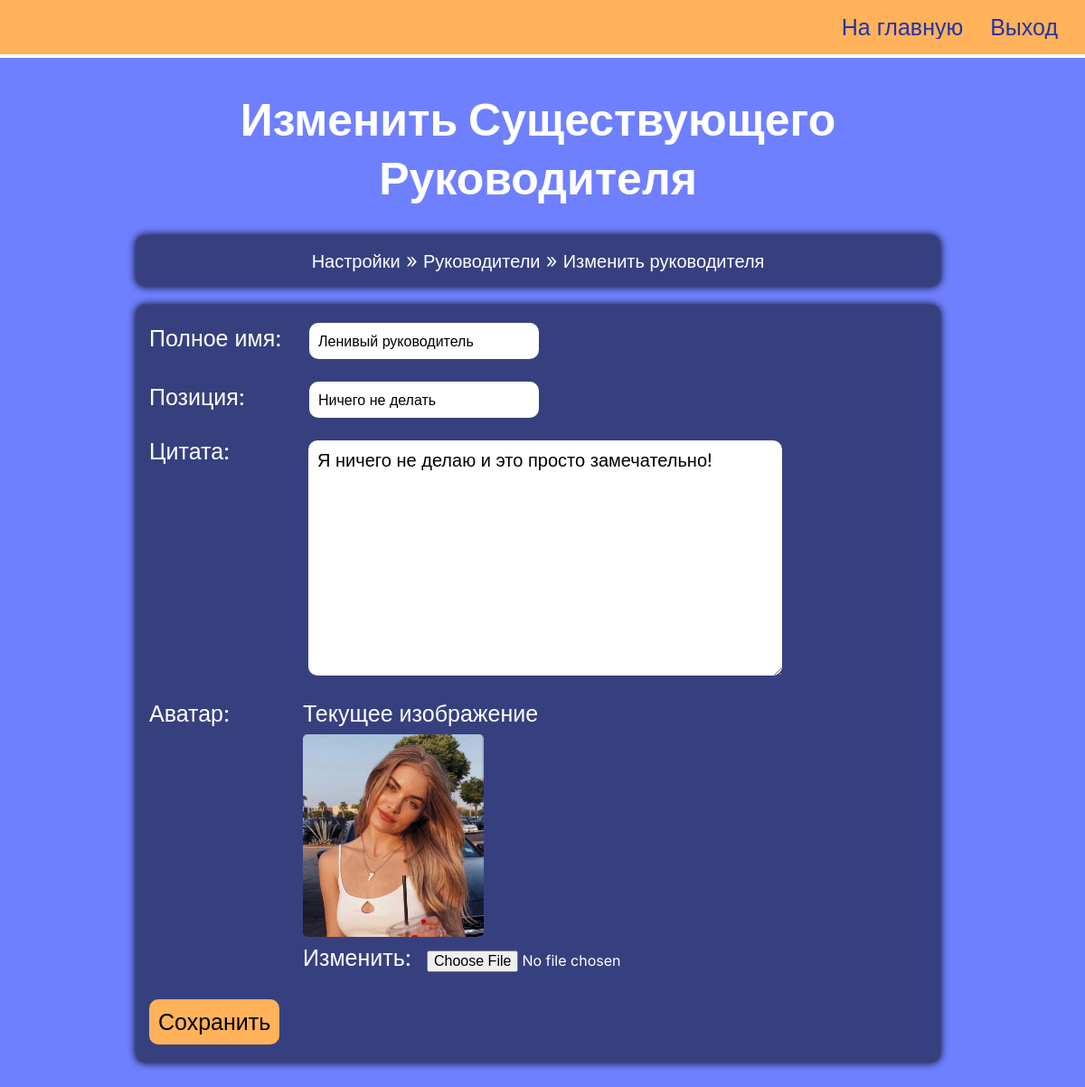
Screenshot of /customization/change-boss/update-boss/3/ (signed in) with the database file from the repository.
### simetra_app/models.py (models this page shows, shortened)
class Boss(models.Model):
    class Meta:
        verbose_name_plural = 'Bosses'
    def get_upload_path(self, filename):
        return Path('main_page/bosses', get_uuid4_filename(filename))
    name = models.CharField(max_length=100)
    position = models.CharField(max_length=200)
    quote = models.TextField()
    image = models.ImageField(
        default='main_page/bosses/default-avatar.jpg',
        upload_to=get_upload_path,
    )

### simetra_app/views.py (the view)
@login_required(login_url='simetra_app:staff-login')
def update_boss(request, boss_id):
    boss = get_object_or_404(Boss, pk=boss_id)
    boss_form = BossForm(instance=boss)
    context = {
        'boss_form': boss_form,
        'title': 'Изменить Существующего Руководителя',
        'boss_image_path': boss.image.url,
    }
    context = update_context_for_customization_pages_navbar(request, context)
    if request.method == 'POST':
        boss_form = BossForm(request.POST, request.FILES, instance=boss)
        if boss_form.is_valid():
            boss_form.save()
            return HttpResponseRedirect('')
    return render(request, 'simetra_app/create-or-update-boss.html', context)

### simetra_app/forms.py
class BossForm(forms.ModelForm):
    class Meta:
        model = Boss
        fields = '__all__'

### simetra_app/views.py (called while the page is built)
def update_context_for_customization_pages_navbar(request, context):
    def is_it_update_page(url_ancestors_name_list):
        return url_ancestors_name_list[-2][:7] == 'update-'
    url_ancestors_name_list = request.path.split('/')[1:-1]
    if is_it_update_page(url_ancestors_name_list):
        context['update_model'] = url_ancestors_name_list[-2]
        context['model_id'] = url_ancestors_name_list[-1]
        context['is_this_update_page'] = True
        del(url_ancestors_name_list[-2])
        del(url_ancestors_name_list[-1])
    context['url_ancestors_name_list'] = url_ancestors_name_list
    return context

### simetra_app/templates/simetra_app/create-or-update-boss.html (shortened to what this page needs)
{% load static %}
<!DOCTYPE html>
<html lang="ru">
<head>
  <link rel="stylesheet" href="{% static 'simetra_app/customization_page/create-or-update-boss/styles/style.css' %}" />
  <link rel="stylesheet" href="{% static 'simetra_app/customization_page/common-static/styles/style.css' %}" />
</head>
<body>
  <div class="wrapper">
    <header class="header">
      <div class="header__container">
        <nav class="header__menu menu">
          <ul class="menu__list">
            <li class="menu__item">
              <a href="{% url 'simetra_app:customization' %}" class="menu__link _link">На главную</a>
            </li>
            <li class="menu__item">
              <a href="{% url 'simetra_app:staff-logout' %}" class="menu__link _link">Выход</a>
            </li>
          </ul>
        </nav>
      </div>
    </header>
    <main class="page">
      <section class="page__home home">
        <div class="home__container _center-block">
          <h1 class="home__title _center-text">{{ title }}</h1>
          <div class="home__navbar _center-text">
            {% include 'simetra_app/customization-navbar.html' %}
          </div>
          <div class="home__block">
            <form method="POST" enctype="multipart/form-data">
              <p class="home__input-block">
                <span class="home__descr">Полное имя:</span>
                {{ boss_form.name }}
              </p>
              <p class="home__input-block">
                <span class="home__descr">Позиция:</span>
                {{ boss_form.position }}
              </p>
              <p class="home__input-block home__quote-block">
                <span class="home__quote">Цитата:</span>
                {{ boss_form.quote }}
              </p>
              <div class="home__input-block">
                <div class="home__descr-image-form-field">Аватар:</div>
                <div class="home__image-form-field">
                  <span class="home__image-discription">Текущее изображение</span>
                  <p><img src="{{ boss_image_path }}" alt="Аватар" class="home__avatar_img"></p>
                  <span name="image-field">{{ boss_form.image }}</span>
                </div>
              </div>
              <input class="home__submit" type="submit" value="Сохранить" />
            </form>
          </div>
        </div>
      </section>
    </main>
  </div>
</body>
</html>

### simetra_app/static/simetra_app/customization_page/create-or-update-boss/styles/style.css (style rules this page uses)
* { padding: 0; margin: 0; border: 0; }
*, *:before, *:after { -webkit-box-sizing: border-box; box-sizing: border-box; }
nav, footer, header, aside { display: block; }
html, body { height: 100%; width: 100%; font-size: 100%; line-height: 1; font-size: 14px; -ms-text-size-adjust: 100%; -moz-text-size-adjust: 100%; -webkit-text-size-adjust: 100%; }
input, button, textarea { font-family: inherit; }
a, a:visited { text-decoration: none; }
ul li { list-style: none; }
img { vertical-align: top; }
h1, h2, h3, h4, h5, h6 { font-size: inherit; font-weight: 400; }
body { font-family: "Inter", sans-serif; font-size: 18px; background-color: #6f80ff; }
.wrapper { min-height: 100%; overflow: hidden; display: -webkit-box; display: -ms-flexbox; display: flex; -webkit-box-orient: vertical; -webkit-box-direction: normal; -ms-flex-direction: column; flex-direction: column; }
._link { display: block; color: #ffffff; font-size: 20px; -webkit-transition: 0.5s; transition: 0.5s; }
.header { position: absolute; border-bottom: 4px solid white; background-color: #ffb259; width: 100%; left: 0; top: 0; z-index: 10; }
.header__container { max-width: 1400px; margin: 0px auto; padding: 0px 10px; display: -webkit-box; display: -ms-flexbox; display: flex; min-height: 60px; -webkit-box-align: center; -ms-flex-align: center; align-items: center; -webkit-box-pack: justify; -ms-flex-pack: justify; justify-content: space-between; }
.menu { width: 100%; }
.menu__list { display: -webkit-box; display: -ms-flexbox; display: flex; -ms-flex-wrap: wrap; flex-wrap: wrap; -webkit-box-pack: end; -ms-flex-pack: end; justify-content: flex-end; padding: 0px 20px; gap: 20px 30px; }
.menu__link { font-size: 25px; color: #2433a6; -webkit-transition: 0.3s; transition: 0.3s; }
.page { -webkit-box-flex: 1; -ms-flex: 1 1 auto; flex: 1 1 auto; }
.home { color: #ffffff; }
.home__container { padding: 100px 10px 0px 0px; max-width: 900px; }
.home__navbar { font-size: 22px; line-height: 120%; margin-bottom: 20px; border-radius: 10px; -webkit-box-shadow: 0px 0px 10px 0px black; box-shadow: 0px 0px 10px 0px black; padding: 15px 15px; background-color: #37407f; }
.home__title { font-weight: bold; font-size: 50px; line-height: 130%; margin-bottom: 30px; }
.home__block { padding: 10px 0px; border-radius: 10px; -webkit-box-shadow: 0px 0px 10px 0px black; box-shadow: 0px 0px 10px 0px black; padding: 20px 15px; margin-bottom: 30px; background-color: #37407f; }
.home__input-block { font-size: 25px; margin-bottom: 20px; }
.home__input-block input { border-radius: 10px; padding: 10px; font-size: 16px; }
.home__input-block textarea { resize: vertical; padding: 10px; border-radius: 10px; font-size: 20px; }
.home__descr { display: inline-block; min-width: 170px; margin: 0 auto 0; margin-bottom: 15px; }
.home__descr-image-form-field { float: left; min-width: 170px; }
.home__image-form-field { position: flex; margin-left: 170px; }
.home__quote-block { display: -webkit-box; display: -ms-flexbox; display: flex; margin-bottom: 30px; -ms-flex-wrap: wrap; flex-wrap: wrap; gap: 20px 0px; }
.home__quote { min-width: 176px; }
.home__submit { padding: 10px; border-radius: 10px; font-size: 25px; -webkit-transition: 0.4s; transition: 0.4s; background-color: #ffb259; cursor: pointer; }

### simetra_app/static/simetra_app/customization_page/common-static/styles/style.css (style rules this page uses)
._center-block { margin-left: auto; margin-right: auto; }
._center-text { text-align: center; }
.home__avatar_img { max-width: 200px; margin-top: 10px; margin-bottom: 5px; border-radius: 5px; }

### simetra_app/static/simetra_app/customization_page/customization-navbar/styles/style.css (style rules this page uses)
a { color: white; }
ul { overflow: hidden; }
li { display: inline-block; }

### rows the page displays
Boss: name "Ленивый руководитель", position "Ничего не делать", quote "Я ничего не делаю и это просто замечательно!"

### other values shown
{{ title }} "Изменить Существующего Руководителя"
